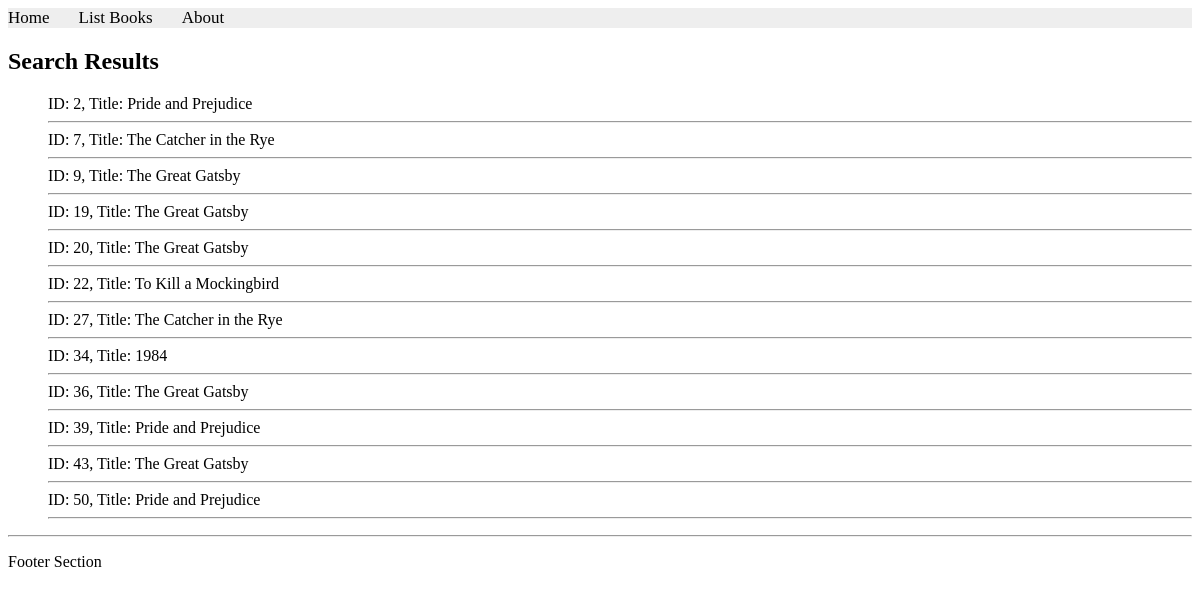
The app's page /books/lab8/task3 with its own data.
### apps/bookmodule/models.py (models this page shows)
class Book(models.Model):
    title = models.CharField(max_length = 50)
    author = models.CharField(max_length = 50)
    price = models.FloatField(default = 0.0)
    edition = models.SmallIntegerField(default = 1)

### apps/bookmodule/views.py (the view)
# urls.py: path('lab8/task3', views.task3, name='Lab8_task3'),
def task3(request):
    books = Book.objects.filter(
        Q(edition__lte=3) &
        ~(Q(title__icontains='qu') | Q(author__icontains='qu'))
    )
    return render(request, 'bookmodule/bookList.html', {'books': books})

### apps/templates/bookmodule/bookList.html (shortened to what this page needs)
{% extends "layouts/base.html" %}
{% block content %}
<h2>Search Results</h2>
<ul>
    {% for obj in books %}
        ID: {{obj.id}}, Title: {{obj.title}}
        <hr>
    {% endfor %}
</ul>
{% endblock content %}

### records on screen
Book: id "2", title "Pride and Prejudice"
Book: id "7", title "The Catcher in the Rye"
Book: id "9", title "The Great Gatsby"
Book: id "19", title "The Great Gatsby"
Book: id "20", title "The Great Gatsby"
Book: id "22", title "To Kill a Mockingbird"
Book: id "27", title "The Catcher in the Rye"
Book: id "34", title "1984"
Book: id "36", title "The Great Gatsby"
Book: id "39", title "Pride and Prejudice"
Book: id "43", title "The Great Gatsby"
Book: id "50", title "Pride and Prejudice"
